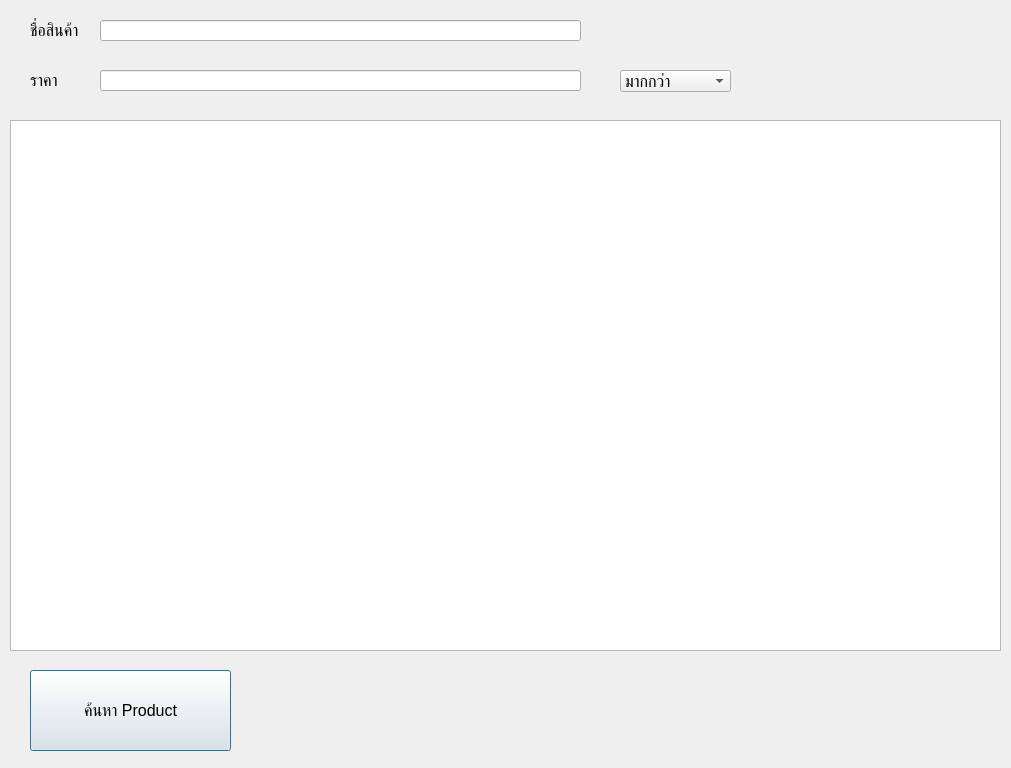
<?xml version="1.0" encoding="UTF-8"?>
<ui version="4.0">
 <class>dialog</class>
 <widget class="QDialog" name="dialog">
  <property name="geometry">
   <rect>
    <x>0</x>
    <y>0</y>
    <width>1011</width>
    <height>768</height>
   </rect>
  </property>
  <property name="windowTitle">
   <string>TNI Shop</string>
  </property>
  <widget class="QPushButton" name="btnSearch">
   <property name="geometry">
    <rect>
     <x>30</x>
     <y>670</y>
     <width>201</width>
     <height>81</height>
    </rect>
   </property>
   <property name="font">
    <font>
     <pointsize>12</pointsize>
    </font>
   </property>
   <property name="text">
    <string>ค้นหา Product</string>
   </property>
  </widget>
  <widget class="QLabel" name="lblResult">
   <property name="geometry">
    <rect>
     <x>270</x>
     <y>670</y>
     <width>701</width>
     <height>81</height>
    </rect>
   </property>
   <property name="font">
    <font>
     <pointsize>12</pointsize>
    </font>
   </property>
   <property name="text">
    <string/>
   </property>
  </widget>
  <widget class="QTableWidget" name="tblProduct">
   <property name="geometry">
    <rect>
     <x>10</x>
     <y>120</y>
     <width>991</width>
     <height>531</height>
    </rect>
   </property>
  </widget>
  <widget class="QLabel" name="label">
   <property name="geometry">
    <rect>
     <x>30</x>
     <y>10</y>
     <width>71</width>
     <height>41</height>
    </rect>
   </property>
   <property name="font">
    <font>
     <pointsize>12</pointsize>
    </font>
   </property>
   <property name="text">
    <string>ชื่อสินค้า</string>
   </property>
  </widget>
  <widget class="QLineEdit" name="txtName">
   <property name="geometry">
    <rect>
     <x>100</x>
     <y>20</y>
     <width>481</width>
     <height>21</height>
    </rect>
   </property>
   <property name="font">
    <font>
     <pointsize>12</pointsize>
    </font>
   </property>
  </widget>
  <widget class="QLineEdit" name="textPrice">
   <property name="geometry">
    <rect>
     <x>100</x>
     <y>70</y>
     <width>481</width>
     <height>21</height>
    </rect>
   </property>
   <property name="font">
    <font>
     <pointsize>12</pointsize>
    </font>
   </property>
  </widget>
  <widget class="QLabel" name="label_2">
   <property name="geometry">
    <rect>
     <x>30</x>
     <y>60</y>
     <width>71</width>
     <height>41</height>
    </rect>
   </property>
   <property name="font">
    <font>
     <pointsize>12</pointsize>
    </font>
   </property>
   <property name="text">
    <string>ราคา</string>
   </property>
  </widget>
  <widget class="QComboBox" name="comboBoxPrice">
   <property name="geometry">
    <rect>
     <x>620</x>
     <y>70</y>
     <width>111</width>
     <height>22</height>
    </rect>
   </property>
   <property name="font">
    <font>
     <pointsize>12</pointsize>
    </font>
   </property>
   <item>
    <property name="text">
     <string>มากกว่า</string>
    </property>
   </item>
   <item>
    <property name="text">
     <string>น้อยกว่า</string>
    </property>
   </item>
  </widget>
 </widget>
 <resources/>
 <connections/>
</ui>
